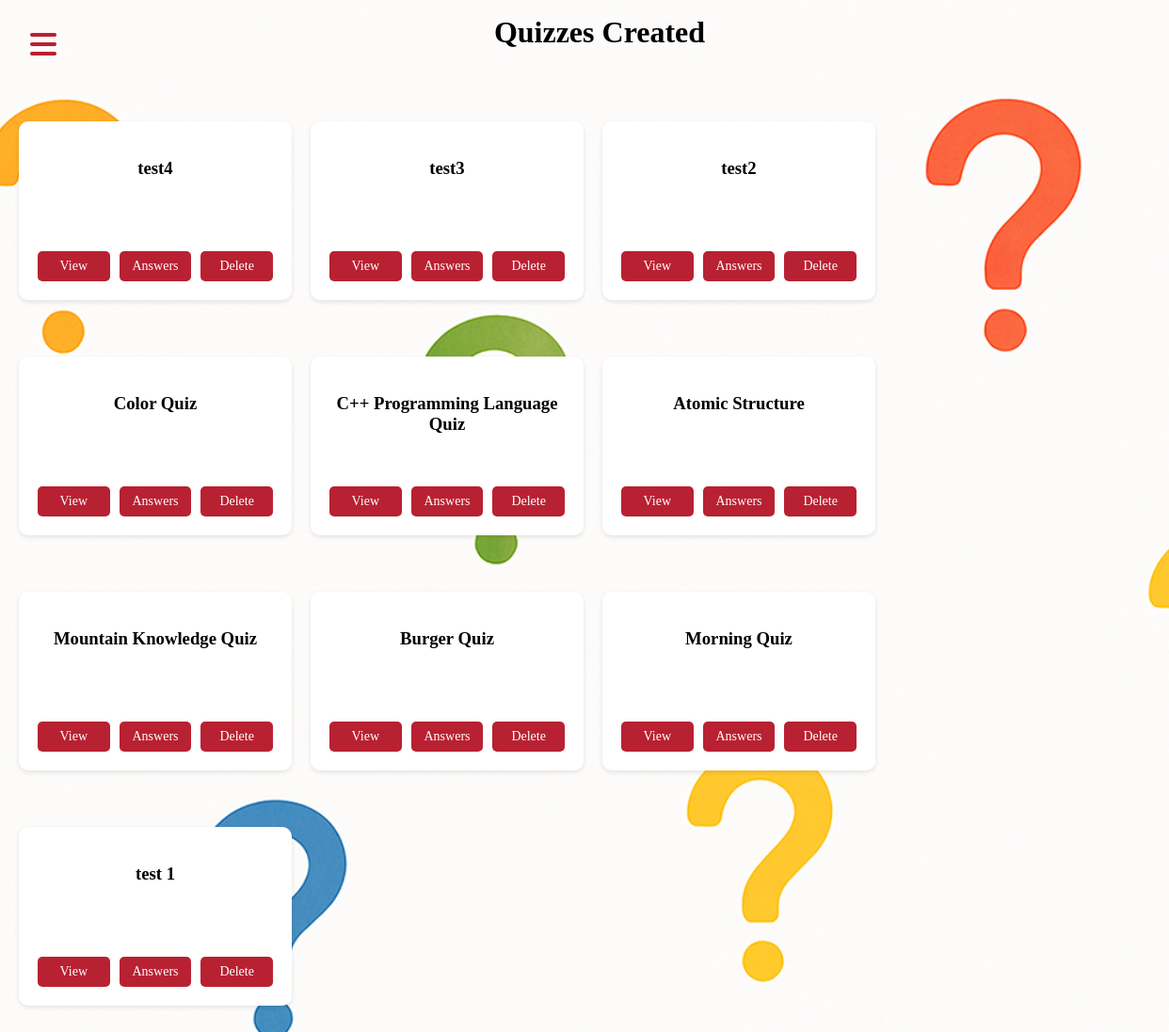
The app's page /all_quizzes/ (signed in) with its own data.
### app/models.py (models this page shows, shortened)
class Quiz(models.Model):
    author = models.ForeignKey(User, on_delete=models.CASCADE, related_name="quizzes", null=True)
    author_id_value = models.IntegerField(null=True, blank=True)
    title_quiz = models.CharField(_("Titlul chestionarului"), max_length=100, default=_("Chestionar Nou"))
    created_at = models.DateTimeField(auto_now_add=True)
    class Meta:
        verbose_name = _("Chestionar")
        verbose_name_plural = _("Chestionare")
        ordering = ["id"]

### app/views.py (the view)
# urls.py: path('all_quizzes/', all_quiz, name='all_quiz'),
def all_quiz(request):
    if request.user.is_authenticated:
        quizzes = Quiz.objects.filter(author_id_value=request.user.id).order_by('-id')
    else:
        quizzes = Quiz.objects.none()
    return render(request, 'quiz/all_quiz.html', {'quizzes': quizzes})

### templates/quiz/all_quiz.html (shortened to what this page needs)
{% extends 'base.html' %}
{% load static %}
{% block page_title %}
<div class="title">
    <h1> Quizzes Created </h1>
</div>
{% endblock %}
{% block content %}
    <div class="quiz-container" >
        {% for quiz in quizzes %}
            <div class="card">
                <h3>{{ quiz.title_quiz }}</h3>
                <div class="button-group">
                    <form action="{% url 'quiz_detail' quiz.id %}" method="get">
                        <button type="submit" class="read-button">View</button>
                    </form>
                    <form action="{% url 'filled_by' quiz.id %}" method="get">
                        <button type="submit" class="read-button">Answers</button>
                    </form>
                    <form action="{% url 'delete_quiz' quiz.id %}" method="POST" onsubmit="return confirm('Are you sure?');">
                        <button type="submit" class="read-button">Delete</button>
                    </form>
                </div>
            </div>
        {% empty %}
            <p>No quizzes found.</p>
        {% endfor %}
    </div>
    <link rel="stylesheet" href="{% static 'css/allquizz.css' %}">
{% endblock %}

### static/css/allquizz.css (style rules this page uses)
.quiz-container { display: flex; flex-wrap: wrap; justify-content: flex-start; gap: 20px; padding: 20px; overflow-x: auto; background-color: transparent; height: 80vh; }
.card { background: white; padding: 20px; margin-top: 40px; border-radius: 10px; box-shadow: 0 2px 5px rgba(0, 0, 0, 0.1); width: 250px; height: 150px; display: flex; flex-direction: column; align-items: center; justify-content: space-between; text-align: center; }
.button-group { display: flex; flex-direction: row; width: 100%; gap: 10px; margin-top: 10px; }
.read-button { background-color: #B82132; color: white; border: none; padding: 8px 12px; border-radius: 5px; cursor: pointer; text-align: center; text-decoration: none; display: block; width: 100%; font-family: inherit; font-size: 14px; transition: transform 0.2s ease; }
form { margin: 0; flex: 1; }
.title { display: flex; justify-content: center; align-items: center; }

### templates/base.html (style rules this page uses)
html, body { height: 100%; margin: 0; padding: 0; }
.title-container h1 { margin: 0; font-size: 2rem; }

### records on screen
Quiz: title_quiz "test4"
Quiz: title_quiz "test3"
Quiz: title_quiz "test2"
Quiz: title_quiz "Color Quiz"
Quiz: title_quiz "C++ Programming Language Quiz"
Quiz: title_quiz "Atomic Structure"
Quiz: title_quiz "Mountain Knowledge Quiz"
Quiz: title_quiz "Burger Quiz"
Quiz: title_quiz "Morning Quiz"
Quiz: title_quiz "test 1"
